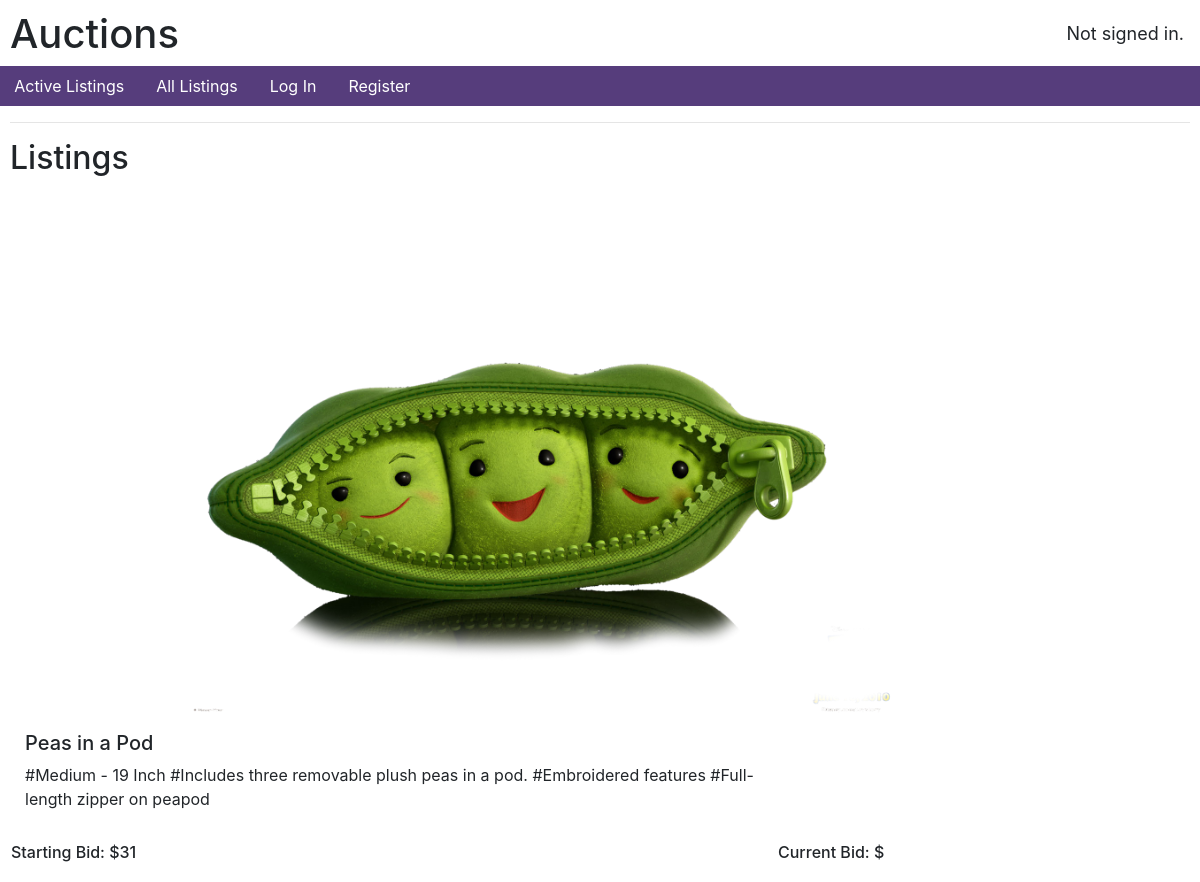
Screenshot of /details/3 with the database file from the repository.
### auctions/models.py (models this page shows, shortened)
class listing(models.Model):
    owner=models.CharField(max_length=64,default="")
    title=models.CharField(max_length=50)
    desc=models.TextField()
    active=models.BooleanField(default="True")
    winner=models.CharField(max_length=64,default="")
    initial_amt=models.IntegerField()
    image=models.ImageField(upload_to='product')
    category=models.CharField(max_length = 20, choices =CHOICES)

### auctions/views.py (the view)
# urls.py: path("details/<int:product_id>",views.details,name="details"),
def details(request,product_id):
    detail=get_object_or_404(listing,pk=product_id)
    owner=False
    win=False
    active=False
    if request.user.is_authenticated:
        delete=Watchlist.objects.filter(user=request.user, item=product_id)
        amt=BidForm()
        if request.user.username == detail.owner:
            owner=True
        if Bid.objects.filter(item__id=product_id).exists():
            maxi=Bid.objects.filter(item__id=product_id).last()
            current_price=maxi.amount
        else:
            start=get_object_or_404(listing,pk=product_id)
            current_price=start.initial_amt
        if detail.winner == request.user.username:
            win=True
        if detail.active == True:
            active=True
        return render(request,'auctions/details.html',{
        'info':detail,
        'del':delete,
        'amt':amt,
        'current':current_price,
        'owner':owner,
        'win':win,
        'active':active,
        })
    else:
        return render(request,'auctions/details.html',{
            'info':detail,
            })

### auctions/templates/auctions/details.html (shortened to what this page needs)
{% extends "auctions/layout.html" %}
{% block body %}
    <h2>Listings</h2>
    <table>
        <tr id="img-col">
            <img src="{{ info.image.url }}">
        </tr>
        <tr>
            <td id="right-col">
                <h5>{{ info.title }}</h5>
                <p>{{ info.desc }}</p>
                <tr>
                    <td>
                        <h6>Starting Bid: ${{ info.initial_amt }}</h6>
                    </td>
                    <td>
                        <h6>Current Bid: ${{ current }}</h6>
                    </td>
                </tr>
                {% if user.is_authenticated %}
                    {% if win %}
                        <div class="alert alert-success" role="alert">
                            <h4 class="alert-heading">You Won!</h4>
                            <p>Congratulations on your win</p>
                        </div>
                    {% elif active %}
                            {% for field in amt %}{% load widget_tweaks %}{% csrf_token %}
                            {% endfor %}
                    {% else %}
                        <div class="alert alert-success" role="alert">
                            <h4 class="alert-heading">Bid Closed</h4>
                        </div>
                    {% endif %}
                {% endif %}
            </td>
        </tr>
    </table>
{% endblock %}

### static/auctions/styles.css (style rules this page uses)
body { padding: 10px; }
img { max-width:60%; height:auto; margin-left:15%; }
#img-col { float: center; padding: 15px; text-align: center; }
#right-col { width: 65%; float: center; padding: 15px; }

### rows the page displays
listing: image (picture), title "Peas in a Pod", desc "#Medium - 19 Inch #Includes three removable plush peas in a pod. #Embroidered features #Full-length zipper on peapod", initial_amt "31"
